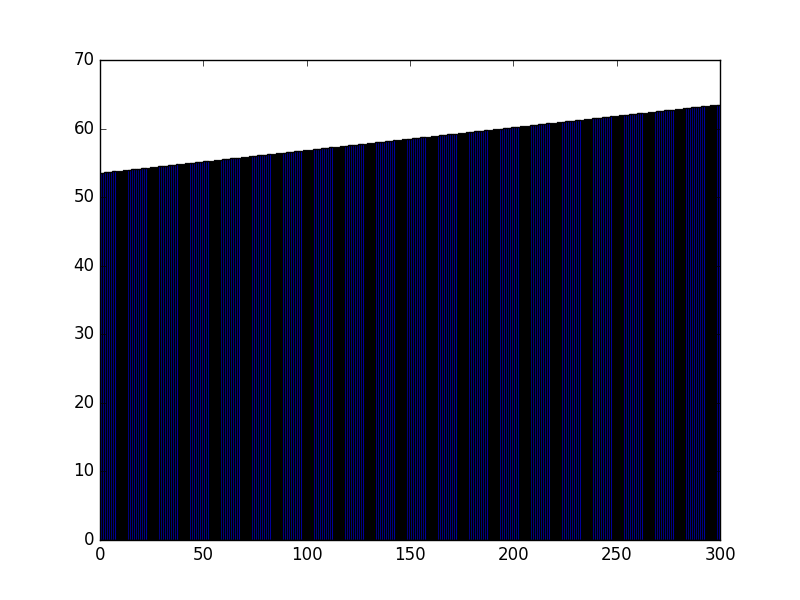

Write the Python code that produced this figure.
#!/usr/bin/env python2

import matplotlib.pyplot as plt
import numpy as np

def plot():
	x = []
	with open('dataPubSub.txt') as f:
		for line in f:
			x.append(float(line))
	plt.bar(range(300), x)
	plt.show()


if __name__ == '__main__':
	plot()
